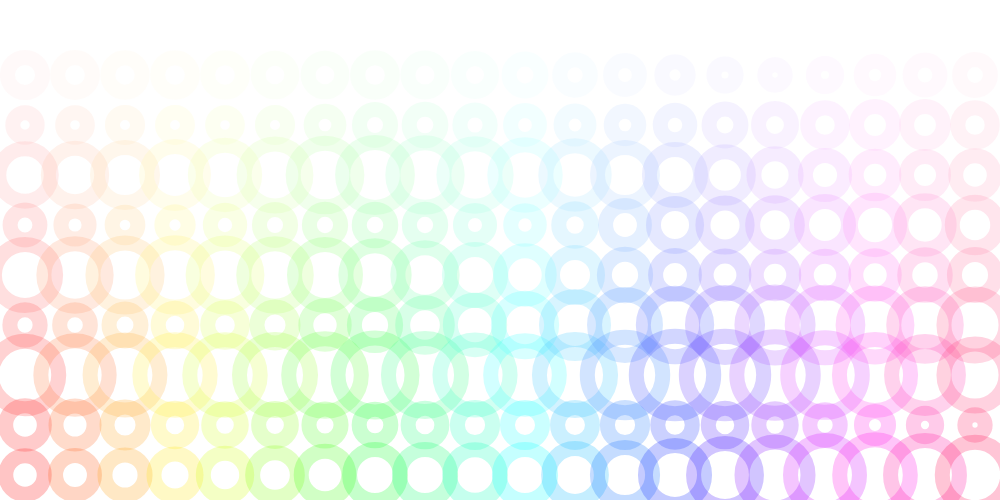
Frame 1 (no input)
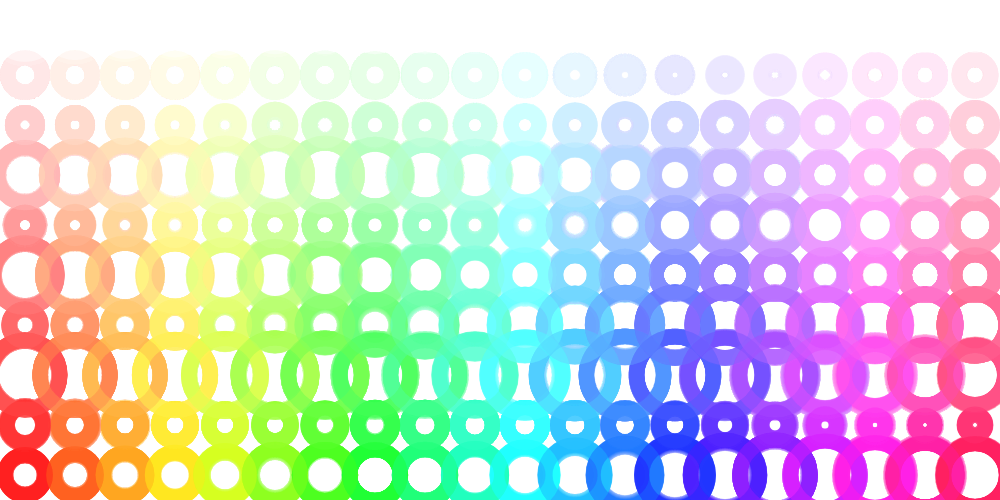
Frame 60 (no input)
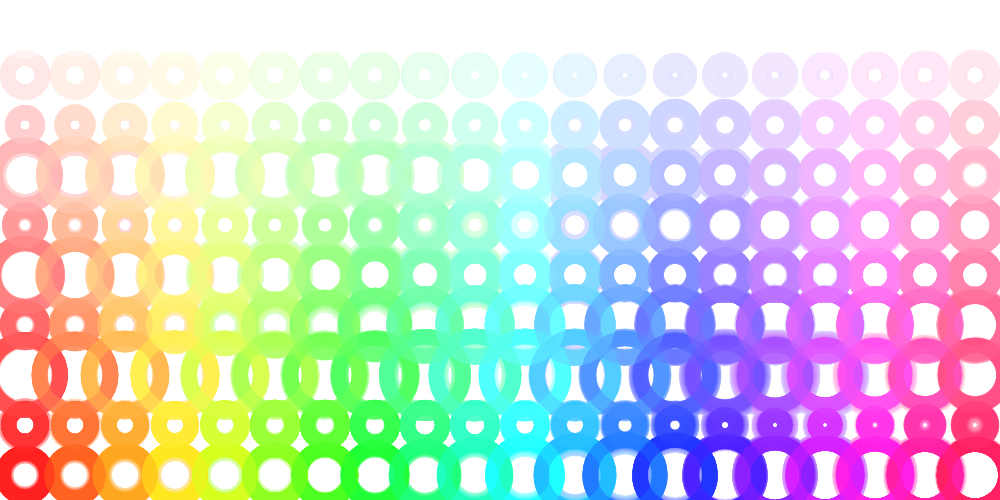
Frame 120 (the mouse pressed at the canvas centre since frame 60)

The p5.js sketch that drew these frames (run headless with seeded random() and noise() and a simulated clock; from frame 60 on, the mouse is pressed at the canvas centre):

// p5.js sketch
// ── sketch.js
let increment = 0.;

function setup() {
    // put setup code here
    createCanvas(1000, 500);
    colorMode(HSB);
}

function draw() {
noStroke();
    fill(0, 0, 100, .01);
 rect(0, 0, width, height);
    strokeWeight(15);
    noFill();
    for (let x = 0; x < width; x += 50) {
        for (let y = 0; y < height; y += 50) {
            stroke(360*(x/width), 100*(y/height), 100, .25);
            let size = noise((x+y*width)/1000. + increment)* 50.;
            ellipse(x+25, y+25, size*2);
            increment +=.00001;
        }
    }
   
}
